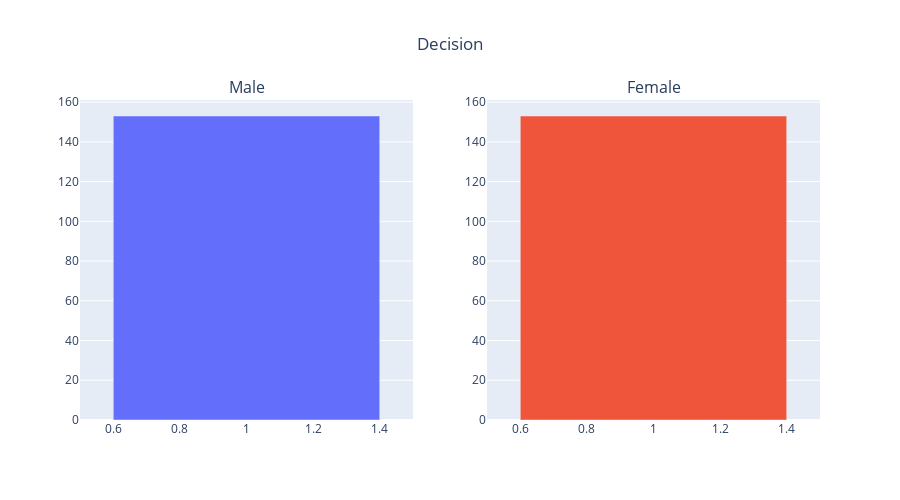
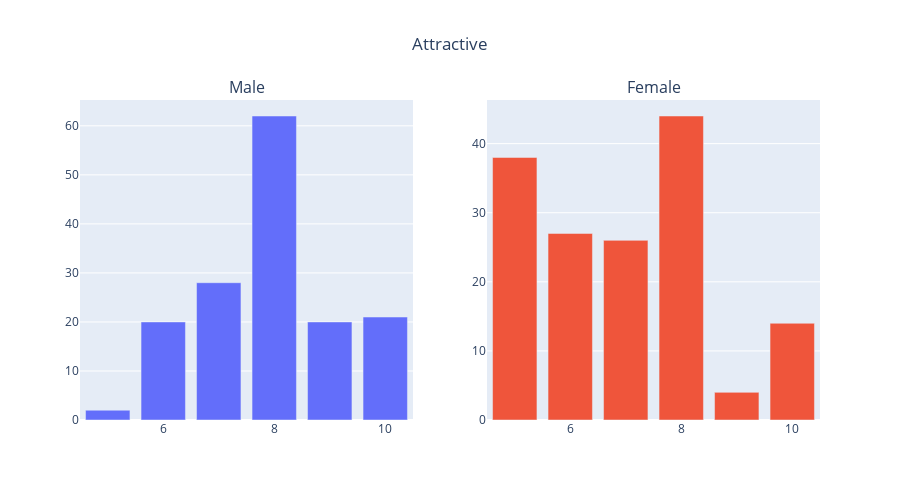
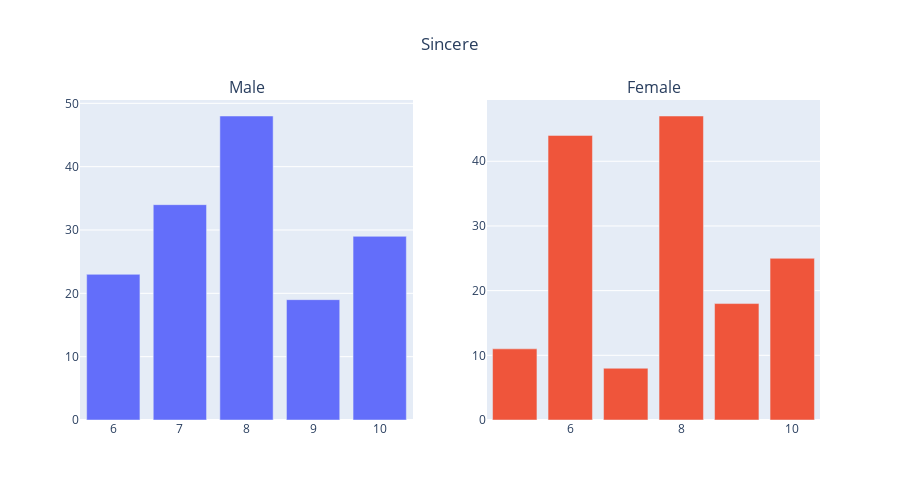
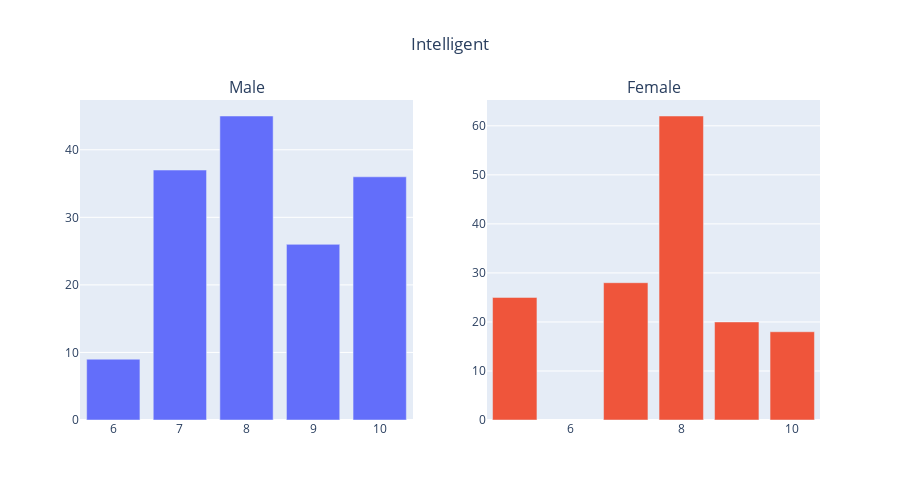

Write notebook code for charts like these, in order.
### Markdown cell above
## Scorecard
Filled out by subjects after each "date" during the event.

### Code cell
# Circle “Yes” or “No” below the ID number of each person you meet to indicate whether or not you would like to see him or her again. 

dic_signup_qualitatif ={
    'dec': 'Decision',
    'attr' : 'Attractive',
    'sinc': 'Sincere',
    'intel': 'Intelligent',
    'fun': 'Fun',
    'amb': 'Ambitious',
    'shar': 'Shared Interests/Hobbies',
    'like': 'Overall, how much do you like this person?',
    'prob': 'How probable do you think it is that this person will say "yes" for you?',
    'met': 'Have you met this person before?'
                    }

for item in [*dic_signup_qualitatif.keys()]:
    # Barplot of each qualitative variable
    cat_features = twice_columns([item])
    fig2 = make_subplots(rows = 1, cols = 2, subplot_titles = ['Male','Female'])
    for i in range(len(cat_features)):
        
        x_coords = dataset[cat_features[i]].value_counts().index.tolist()
        y_coords = dataset[cat_features[i]].value_counts().tolist()
        
        fig2.add_trace(
            go.Bar(
                x = x_coords,
                y = y_coords),
            row = 1,
            col = i + 1)
    fig2.update_layout(
            title = go.layout.Title(text = dic_signup_qualitatif[item], x = 0.5), showlegend = False, 
                autosize=False, height=500)
    fig2.show()

dic_signup_quantitatif ={
    'match_es' : 'How many matches do you estimate you will get'
                    }

for item in [*dic_signup_quantitatif.keys()]:
    # Distribution of each numeric variable
    num_features = twice_columns([item])
    fig1 = make_subplots(rows = 1, cols = 2, subplot_titles = ['Male','Female'])
    for i in range(len(num_features)):

        fig1.add_trace(
            go.Histogram(
                x = dataset[num_features[i]]), #, nbinsx = 4),
            row = 1,
            col = i + 1)
    fig1.update_layout(
           title = go.layout.Title(text = dic_signup_quantitatif[item], x = 0.5), showlegend = False, 
                autosize=False, height=500)
    fig1.show()

### Figure 1 — Plotly figure (JSON) as saved in the notebook; plotly's stock layout.template omitted (floating-point values rounded to 4 significant figures)
{"data": [{"type": "bar", "x": [1], "xaxis": "x", "y": [153], "yaxis": "y"}, {"type": "bar", "x": [1], "xaxis": "x2", "y": [153], "yaxis": "y2"}], "layout": {"annotations": [{"font": {"size": 16}, "showarrow": false, "text": "Male", "x": 0.225, "xanchor": "center", "xref": "paper", "y": 1, "yanchor": "bottom", "yref": "paper"}, {"font": {"size": 16}, "showarrow": false, "text": "Female", "x": 0.775, "xanchor": "center", "xref": "paper", "y": 1, "yanchor": "bottom", "yref": "paper"}], "autosize": false, "height": 500, "showlegend": false, "title": {"text": "Decision", "x": 0.5}, "xaxis": {"anchor": "y", "domain": [0, 0.45]}, "xaxis2": {"anchor": "y2", "domain": [0.55, 1]}, "yaxis": {"anchor": "x", "domain": [0, 1]}, "yaxis2": {"anchor": "x2", "domain": [0, 1]}}}

### Figure 2 — Plotly figure (JSON) as saved in the notebook; plotly's stock layout.template omitted (floating-point values rounded to 4 significant figures)
{"data": [{"type": "bar", "x": [8, 7, 10, 9, 6, 5], "xaxis": "x", "y": [62, 28, 21, 20, 20, 2], "yaxis": "y"}, {"type": "bar", "x": [8, 5, 6, 7, 10, 9], "xaxis": "x2", "y": [44, 38, 27, 26, 14, 4], "yaxis": "y2"}], "layout": {"annotations": [{"font": {"size": 16}, "showarrow": false, "text": "Male", "x": 0.225, "xanchor": "center", "xref": "paper", "y": 1, "yanchor": "bottom", "yref": "paper"}, {"font": {"size": 16}, "showarrow": false, "text": "Female", "x": 0.775, "xanchor": "center", "xref": "paper", "y": 1, "yanchor": "bottom", "yref": "paper"}], "autosize": false, "height": 500, "showlegend": false, "title": {"text": "Attractive", "x": 0.5}, "xaxis": {"anchor": "y", "domain": [0, 0.45]}, "xaxis2": {"anchor": "y2", "domain": [0.55, 1]}, "yaxis": {"anchor": "x", "domain": [0, 1]}, "yaxis2": {"anchor": "x2", "domain": [0, 1]}}}

### Figure 3 — Plotly figure (JSON) as saved in the notebook; plotly's stock layout.template omitted (floating-point values rounded to 4 significant figures)
{"data": [{"type": "bar", "x": [8, 7, 10, 6, 9], "xaxis": "x", "y": [48, 34, 29, 23, 19], "yaxis": "y"}, {"type": "bar", "x": [8, 6, 10, 9, 5, 7], "xaxis": "x2", "y": [47, 44, 25, 18, 11, 8], "yaxis": "y2"}], "layout": {"annotations": [{"font": {"size": 16}, "showarrow": false, "text": "Male", "x": 0.225, "xanchor": "center", "xref": "paper", "y": 1, "yanchor": "bottom", "yref": "paper"}, {"font": {"size": 16}, "showarrow": false, "text": "Female", "x": 0.775, "xanchor": "center", "xref": "paper", "y": 1, "yanchor": "bottom", "yref": "paper"}], "autosize": false, "height": 500, "showlegend": false, "title": {"text": "Sincere", "x": 0.5}, "xaxis": {"anchor": "y", "domain": [0, 0.45]}, "xaxis2": {"anchor": "y2", "domain": [0.55, 1]}, "yaxis": {"anchor": "x", "domain": [0, 1]}, "yaxis2": {"anchor": "x2", "domain": [0, 1]}}}

### Figure 4 — Plotly figure (JSON) as saved in the notebook; plotly's stock layout.template omitted (floating-point values rounded to 4 significant figures)
{"data": [{"type": "bar", "x": [8, 7, 10, 9, 6], "xaxis": "x", "y": [45, 37, 36, 26, 9], "yaxis": "y"}, {"type": "bar", "x": [8, 7, 5, 9, 10], "xaxis": "x2", "y": [62, 28, 25, 20, 18], "yaxis": "y2"}], "layout": {"annotations": [{"font": {"size": 16}, "showarrow": false, "text": "Male", "x": 0.225, "xanchor": "center", "xref": "paper", "y": 1, "yanchor": "bottom", "yref": "paper"}, {"font": {"size": 16}, "showarrow": false, "text": "Female", "x": 0.775, "xanchor": "center", "xref": "paper", "y": 1, "yanchor": "bottom", "yref": "paper"}], "autosize": false, "height": 500, "showlegend": false, "title": {"text": "Intelligent", "x": 0.5}, "xaxis": {"anchor": "y", "domain": [0, 0.45]}, "xaxis2": {"anchor": "y2", "domain": [0.55, 1]}, "yaxis": {"anchor": "x", "domain": [0, 1]}, "yaxis2": {"anchor": "x2", "domain": [0, 1]}}}
